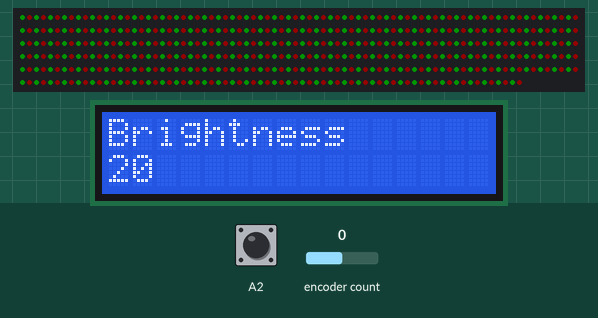
The sketch below on a simulated Arduino Uno, built with avr-gcc and run on an emulated ATmega328P. Shown: 472 RGB LEDs in strip order, left to right, continuing on the next row, 16×2 character LCD. The inputs (shaded band) are chosen by the test bench; at power-on: A2 HIGH, encoder count 0. Dim RGB values are drawn brighter than linear; EEPROM starts erased.

Above: at 6.3 s.
6.4 s: A2 pulled LOW for 3.2 s
At 9.1 s:
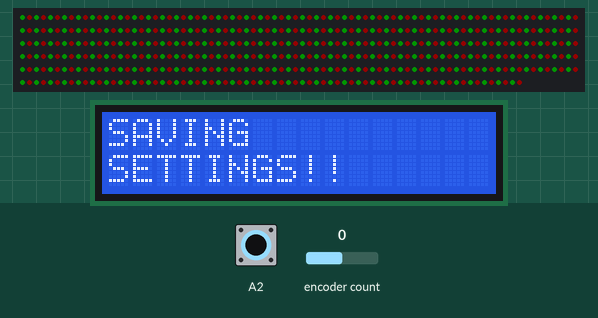
12.5 s: A2 pulled LOW for 0.15 s
At 14.3 s:
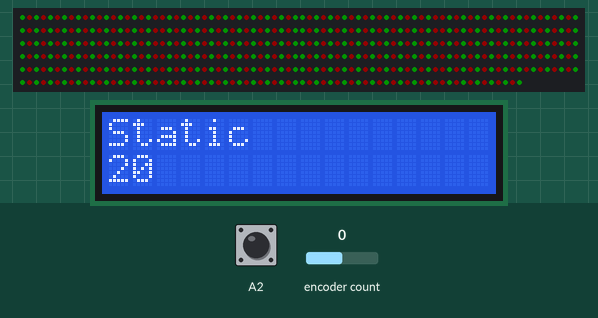
14.8 s: A2 pulled LOW for 1 s
At 17.5 s:
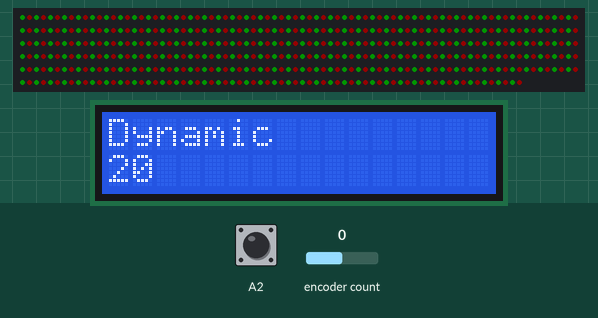
17.9 s: A2 pulled LOW for 0.15 s
At 19.5 s:
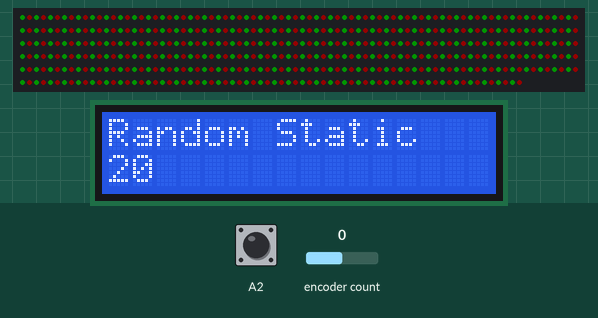
20.2 s: A2 pulled LOW for 0.15 s
At 21.3 s:
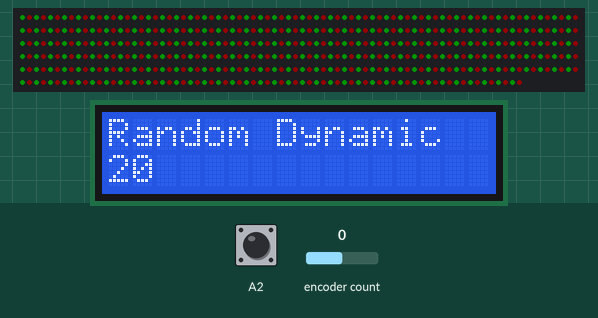
22.5 s: encoder count set to 4
At 23.9 s:
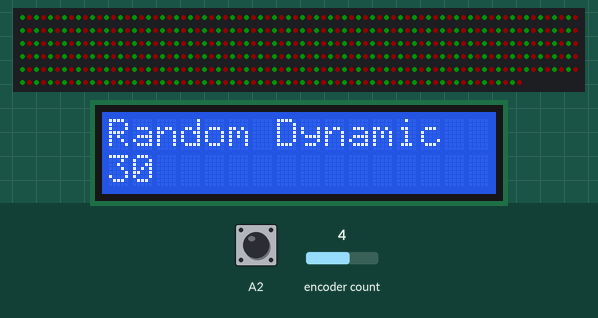
Timing chart, 0 to 25.5 s (numbered marks = the images above; inputs shaded):
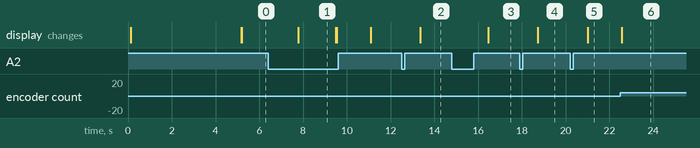

The sketch:

DenLights.ino
```cpp
/* Christmas Star by Daniel Stefanelli 12/08/2019 */
/* Uses Neopixels, pushbutton rotary encoder and I2C LCD */

//NEOPIXEL library
#include <Adafruit_NeoPixel.h>
#ifdef __AVR__
#include <avr/power.h>
#endif

// Libraries for LCD
#include <Wire.h>
#include <LiquidCrystal_I2C.h>

// Libraries for Rotary Encoder knob
#include <ClickEncoder.h>
#include <TimerOne.h>

// Output PIN for LEDs
#define PIN            6

// Number of LEDs
#define NUMLEDS      472

// Properties of star
#define NUMPOINTS   5
#define LEDSPERPOINT  (NUMLEDS/NUMPOINTS)
#define LEDSPERLEG    (LEDSPERPOINT/2)

// Time to stay on one mode when in Automatic cycliing (milliseconds)
#define AUTOTIME  30000

// ENUM List of display modes
enum DisplayMode {
  BRIGHTNESS,
  STATIC,
  DYNAMIC,
  RANDOMSTATIC,
  RANDOMDYNAMIC,
  NUMMODES
};

// Character to display for each mode in the Enum list, need to keep these in sync
// Probably a better more elegant way to do this
char DisplayModeString[][16] = {
  "Brightness",
  "Static",
  "Dynamic",
  "Random Static",
  "Random Dynamic",
};

// Global variables
// Store last time the mode switched for automatic
static long lastswitchtime = 0;
// Array of delaytimes for each mode (Not used for Solid mode)
static uint32_t modeValue[NUMMODES];
static uint32_t modeValueMin[NUMMODES];
static uint32_t modeValueMax[NUMMODES];
static uint32_t modeStepSize[NUMMODES];

// Initialize AutoMode to true
static int AutoMode = 1;
// Array of selected color for each mode (really only used for Solid mode)
uint32_t selectedColor[NUMMODES];

// Include EEPROM I/O
#include <EEPROM.h>

// Create encoder object
ClickEncoder *encoder;

// Create pixels for LEDs
Adafruit_NeoPixel pixels = Adafruit_NeoPixel(NUMLEDS, PIN, NEO_GRB + NEO_KHZ800);

// Create lcd for LCD display
LiquidCrystal_I2C lcd(0x27, 16, 2);

// List of predefined colors
//uint32_t red      = pixels.Color(255, 0, 0);
//uint32_t green    = pixels.Color(0, 255, 0);
//uint32_t blue     = pixels.Color(0, 0, 255);
//uint32_t yellow   = pixels.Color(255, 255, 0);
//uint32_t magenta  = pixels.Color(255, 0, 255);
//uint32_t cyan     = pixels.Color(0, 255, 255);
//uint32_t white    = pixels.Color(255, 255, 255);
//uint32_t black    = pixels.Color(0, 0, 0);
//enum Colors { RED, GREEN, BLUE, YELLOW, MAGENTA, CYAN, WHITE, BLACK, NUMCOLORS };
//char ColorNames[][16] = {"Red", "Green", "Blue", "Yellow", "Magenta", "Cyan", "White", "Black"};
//uint32_t ColorArray[] = {red, green, blue, yellow, magenta, cyan, white, black};
uint32_t RED      = pixels.Color(255, 0, 0);
uint32_t GREEN    = pixels.Color(0, 255, 0);
uint32_t BLUE     = pixels.Color(0, 0, 255);
uint32_t YELLOW   = pixels.Color(255, 255, 0);
uint32_t MAGENTA  = pixels.Color(255, 0, 255);
uint32_t CYAN     = pixels.Color(0, 255, 255);
uint32_t WHITE    = pixels.Color(255, 255, 255);
uint32_t BLACK    = pixels.Color(0, 0, 0);

// Displaymode, controlled by pushing rotary encoder button
static int mode = 0;
// Keep track of last mode, initialize to something invalid
static int lastmode = -99;

// Variables used for Rotary encoder
int16_t value;
static int last = 0;
static long lastmillis = 0;
static long startmillis = 0;
uint32_t stepsize = 10;

// Timer routine
void timerIsr() {
  encoder->service();
}

//SETUP (run once)
void setup()
{
  int i;

  // Initialize encoder
  encoder = new ClickEncoder(A1, A0, A2);

  // Not sure what this does
  Timer1.initialize(1000);
  Timer1.attachInterrupt(timerIsr);

  // Begin serial output
  Serial.begin(9600);

  randomSeed(analogRead(0));

  // Initialize NeoPixel library
  pixels.begin();
  pixels.setBrightness(modeValue[BRIGHTNESS]);
  pixels.show();

  // Initialize LCD, not sure if backlight does anything
  lcd.begin();
  lcd.backlight();
  lcd.clear();
  lcd.setCursor(0, 0);
  lcd.print("Den Lights");
  lcd.setCursor(0, 1);
  lcd.print("Version 20211112");
  delay(5000);

  // Read saved settings from EEPROM
  //  EEPROM.get(0, mode);
  //  EEPROM.get(sizeof(int), AutoMode);
  //  EEPROM.get(sizeof(int) * 2, selectedColor);
  //  EEPROM.get(sizeof(int) * 2 + sizeof(selectedColor), modeValue);

  for ( i = 0; i < NUMMODES; i++) {
    switch (mode) {
      case BRIGHTNESS:
        modeValue[i] = 20;
        modeValueMin[i] = 10;
        modeValueMax[i] = 250;
        modeStepSize[i] = 10;
        break;
      case STATIC:
        modeValue[i] = 1;
        modeValueMin[i] = 1;
        modeValueMax[i] = 50;
        modeStepSize[i] = 1;
        break;
      case DYNAMIC:
        modeValue[i] = 100;
        modeValueMin[i] = 10;
        modeValueMax[i] = 300;
        modeStepSize[i] = 10;
        break;
      case RANDOMSTATIC:
        modeValue[i] = 1;
        modeValueMin[i] = 1;
        modeValueMax[i] = 250;
        modeStepSize[i] = 1;
        break;
      case RANDOMDYNAMIC:
        modeValue[i] = 100;
        modeValueMin[i] = 10;
        modeValueMax[i] = 300;
        modeStepSize[i] = 10;
        break;
    }
  }

  // Range check values
  /*
    if (mode < 0) mode = 0;
    else if (mode >= NUMMODES) mode = NUMMODES - 1;

    if (AutoMode < 0) AutoMode = 0;
    else if (AutoMode > 1) AutoMode = 1;

    for ( i = 0; i < NUMMODES; i++) {
      if (modeValue[i] < 0 || modeValue[i] > MAXMODEVALUE)
        modeValue[i] = 100;
    }
  */
  lastmode = -99;
}

// Main Loop
void loop()
{
  // If AutoMode is active then check if it is time to increment the mode
  if (AutoMode) {
    if ((millis() - lastswitchtime) > AUTOTIME) {
      mode++;
      if (mode >= NUMMODES)
        mode = 0;
      lastswitchtime = millis();
    }
  }

  // Periodic check for encoder action
  CheckForClick();

  // Main switch statement to display selected mode
  switch (mode) {
    case BRIGHTNESS:
      if (mode != lastmode) {
        lcd.clear();
        lcd.setCursor(0, 0);
        lcd.print(DisplayModeString[mode]);
        lastmode = mode;
        printModeValue();
      }
      Brightness();
      break;
    case STATIC:
      if (mode != lastmode) {
        lcd.clear();
        lcd.setCursor(0, 0);
        lcd.print(DisplayModeString[mode]);
        lastmode = mode;
        printModeValue();
      }
      Static();
      break;
    case DYNAMIC:
      if (mode != lastmode) {
        lcd.clear();
        lcd.setCursor(0, 0);
        lcd.print(DisplayModeString[mode]);
        lastmode = mode;
        printModeValue();
      }
      Dynamic();
      break;
    case RANDOMSTATIC:
      if (mode != lastmode) {
        lcd.clear();
        lcd.setCursor(0, 0);
        lcd.print(DisplayModeString[mode]);
        lastmode = mode;
        printModeValue();
      }
      RandomStatic();
      break;
    case RANDOMDYNAMIC:
      if (mode != lastmode) {
        lcd.clear();
        lcd.setCursor(0, 0);
        lcd.print(DisplayModeString[mode]);
        lastmode = mode;
        printModeValue();
      }
      RandomDynamic();
      break;
  }
}

// Print the delay time to the 2nd line of the LCD
void printModeValue() {
  lcd.setCursor(0, 1);
  lcd.print("                ");
  lcd.setCursor(0, 1);
  lcd.print(modeValue[mode]);
  //  lcd.print(" ms");
}

// Routine called to check for Encoder Action
int CheckForClick() {
  ClickEncoder::Button b = encoder->getButton();
  static int HeldCounter = 0;

  if (AutoMode) {
    if ((millis() - lastswitchtime) > AUTOTIME) {
      mode++;
      if (mode >= NUMMODES)
        mode = 0;
      lastswitchtime = millis();
      return 1;
    }
  }

  // Process encoder clicks to cycle through display options
  // Hold encoder button to enter calibrate menu
  if (b != ClickEncoder::Open) {
    switch (b) {
      case ClickEncoder::Held:
        HeldCounter++;
        if (HeldCounter > 5) {
          lcd.setCursor(0, 0);
          lcd.print("SAVING          ");
          lcd.setCursor(0, 1);
          lcd.print("SETTINGS!!      ");
          // Save settings starting with AutoMode followed by selectedColor and then delayTime
          EEPROM.put(0, mode);
          EEPROM.put(sizeof(int), AutoMode);
          EEPROM.put(sizeof(int) * 2, selectedColor);
          EEPROM.put(sizeof(int) * 2 + sizeof(selectedColor), modeValue);
          delay(1500);
          lastmode = -99;
          return (1);
        }
        break;
      case ClickEncoder::Released:
        break;
      case ClickEncoder::Clicked:
        mode++;
        if (mode >= NUMMODES)
          mode = 0;
        return 1;
        break;
      case ClickEncoder::DoubleClicked:
        if (AutoMode) {
          AutoMode = 0;
          lcd.setCursor(0, 0);
          lcd.print("STOPPING        ");
          lcd.setCursor(0, 1);
          lcd.print("AUTO MODE       ");
          delay(1500);
          lastmode = -99;
          lastswitchtime = millis();
          return (1);
        }
        else {
          AutoMode = 1;
          lcd.setCursor(0, 0);
          lcd.print("STARTING        ");
          lcd.setCursor(0, 1);
          lcd.print("AUTO MODE       ");
          delay(1500);
          lastmode = -99;
          lastswitchtime = millis();
          mode = 0;
          return (1);
        }
        break;
    }
  }

  value += encoder->getValue();
  if (abs(value - last) > 2) {
    if (value > last) {
      if (modeValue[mode] < modeValueMax[mode])
        modeValue[mode] = modeValue[mode] + modeStepSize[mode];
    }
    else {
      if ((modeValue[mode] > 0) && (modeValue[mode] >= modeStepSize[mode]))
        modeValue[mode] = modeValue[mode] - modeStepSize[mode];
    }
    if (modeValue[mode] < modeValueMin[mode])
      modeValue[mode] = modeValueMin[mode];

    last = value;
    lastmillis = millis();
    printModeValue();
    return 1;
  }
  return 0;
}

// Routine called to check for Encoder Action
int CheckForClickWithDelay(long tdelay)
{
  ClickEncoder::Button b = encoder->getButton();
  static int HeldCounter = 0;
  int TimeExpired = 0;

  startmillis = millis();

  while (true) {
    if ((millis() - startmillis) >= tdelay)
      return 0;
    else if (CheckForClick())
      return 1;
  }
}

void Brightness() {
  for (int i = 0; i < NUMLEDS; i++ ) {
    if (i % 2)
      pixels.setPixelColor(i, 255, 0, 0);       //  Set pixel's color (in RAM)
    else
      pixels.setPixelColor(i, 0, 255, 0);       //  Set pixel's color (in RAM)
  }
  pixels.setBrightness(modeValue[BRIGHTNESS]);
  pixels.show();
}

void Static() {
  int toggle = -1;
  uint32_t SetColor = RED;

  if (SetColor == RED)
    SetColor = GREEN;
  else
    SetColor = RED;

  for (int i = 0; i < NUMLEDS; i++ ) {
    if (i % modeValue[STATIC]) {
      if (SetColor == RED)
        SetColor = GREEN;
      else
        SetColor = RED;
    }
    pixels.setPixelColor(i, SetColor);       //  Set pixel's color (in RAM)
  }
  pixels.show();
}

void Dynamic() {
  for (int i = 0; i < NUMLEDS; i++ ) {
    if (i % 2)
      pixels.setPixelColor(i, 255, 0, 0);       //  Set pixel's color (in RAM)
    else
      pixels.setPixelColor(i, 0, 255, 0);       //  Set pixel's color (in RAM)
  }
  pixels.show();
}

void RandomStatic() {
  for (int i = 0; i < NUMLEDS; i++ ) {
    if (i % 2)
      pixels.setPixelColor(i, 255, 0, 0);       //  Set pixel's color (in RAM)
    else
      pixels.setPixelColor(i, 0, 255, 0);       //  Set pixel's color (in RAM)
  }
  pixels.show();
}

void RandomDynamic() {
  for (int i = 0; i < NUMLEDS; i++ ) {
    if (i % 2)
      pixels.setPixelColor(i, 255, 0, 0);       //  Set pixel's color (in RAM)
    else
      pixels.setPixelColor(i, 0, 255, 0);       //  Set pixel's color (in RAM)
  }
  pixels.show();
}
```

Measured:
- after the input at 6.4 s, the display: changes after 1.4 s (image 1)
- after the input at 12.5 s, the display: changes after 0.85 s (image 2)
- after the input at 14.8 s, the display: changes after 1.7 s (image 3)
- after the input at 17.9 s, the display: changes after 0.82 s (image 4)
- after the input at 20.2 s, the display: changes after 0.82 s (image 5)
- after the input at 22.5 s, the display: changes after 0.06 s (image 6)
- what the display in image 1 shows lasts 1.7 s, from 7.8 s to 9.5 s
